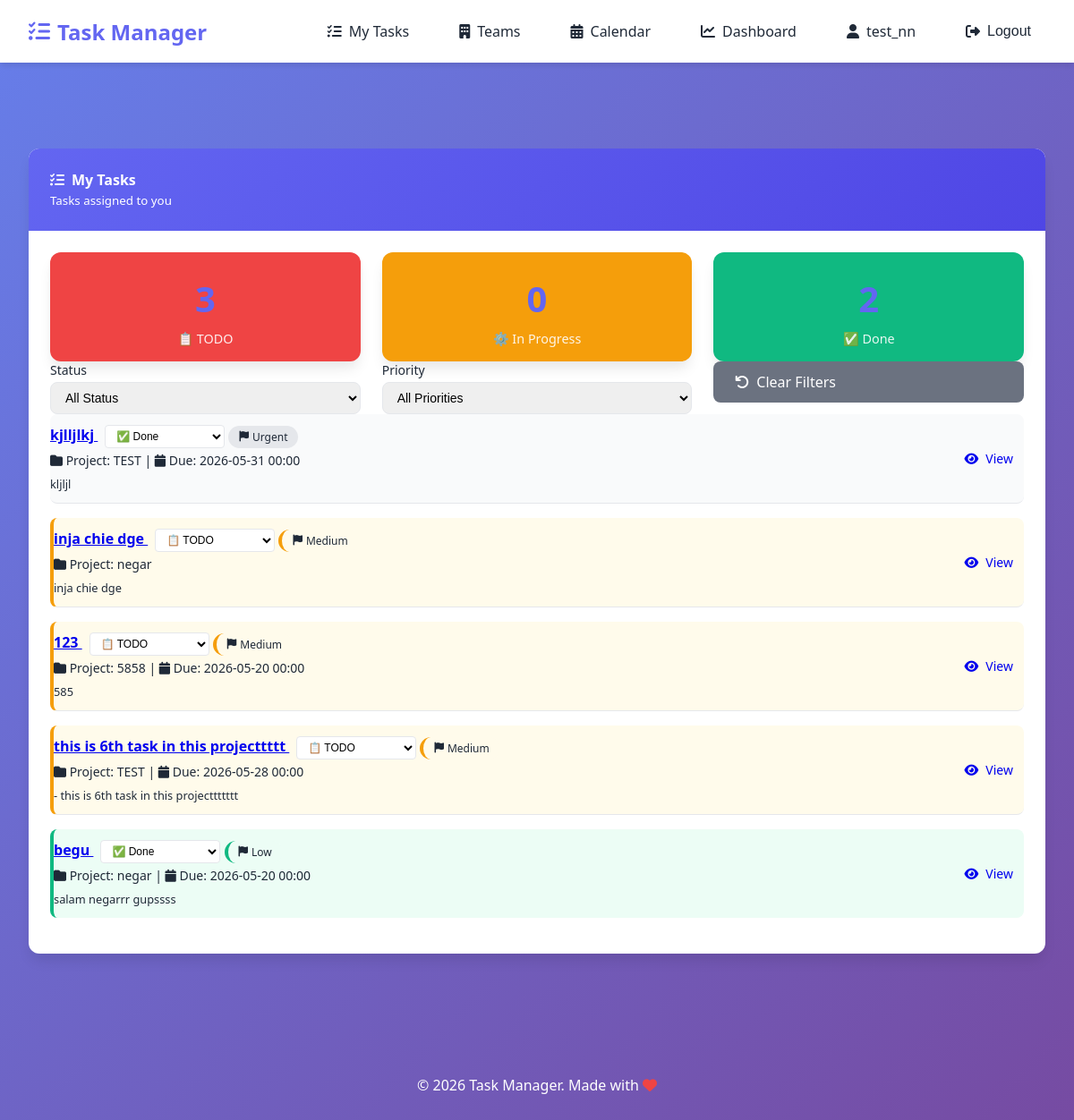
The app's page /my-tasks/ (signed in) with its own data.
### tasks/models.py (models this page shows, shortened)
class Task(models.Model):
    class Status(models.TextChoices):
        TODO = 'TODO', 'To Do'
        IN_PROGRESS = 'IN_PROGRESS', 'In Progress'
        DONE = 'DONE', 'Done'
    class Priority(models.TextChoices):
        LOW = 'LOW', 'Low'
        MEDIUM = 'MEDIUM', 'Medium'
        HIGH = 'HIGH', 'High'
        URGENT = 'URGENT', 'Urgent'
    title = models.CharField(max_length=200, verbose_name="Task Title")
    description = models.TextField(verbose_name="Description", blank=True)
    project = models.ForeignKey(
        Project,
        on_delete=models.CASCADE,
        related_name='tasks',
        verbose_name="Related Project"
    )
    assigned_to = models.ForeignKey(
        User,
        on_delete=models.SET_NULL,
        null=True,
        blank=True,
        related_name='assigned_tasks',
        verbose_name="Assigned To"
    )
    created_by = models.ForeignKey(
        User,
        on_delete=models.CASCADE,
        related_name='created_tasks',
        verbose_name="Created By"
    )
    status = models.CharField(
        max_length=20,
        choices=Status.choices,
        default=Status.TODO,
        verbose_name="Status"
    )
    priority = models.CharField(
        max_length=20,
        choices=Priority.choices,
        default=Priority.MEDIUM,
        verbose_name="Priority"
    )
    deadline = models.DateTimeField(
        null=True,
        blank=True,
        verbose_name="Deadline"
    )
    created_at = models.DateTimeField(auto_now_add=True, verbose_name="Created At")
    updated_at = models.DateTimeField(auto_now=True, verbose_name="Last Updated")
    points_awarded = models.BooleanField(default=False)
    depends_on = models.ManyToManyField('self', symmetrical=False, blank=True, related_name='blocked_tasks')
    class Meta:
        verbose_name = "Task"
        verbose_name_plural = "Tasks"
        ordering = ['-priority', 'deadline']

class Project(models.Model):
    title = models.CharField(max_length=200, verbose_name="Project Title")
    description = models.TextField(verbose_name="Description", blank=True)
    created_by = models.ForeignKey(
        User,
        on_delete=models.CASCADE,
        related_name='projects_created',
        verbose_name="Created By"
    )
    members = models.ManyToManyField(
        User,
        related_name='projects',
        blank=True,
        verbose_name="Team Members"
    )
    team = models.ForeignKey('Team', on_delete=models.SET_NULL, null=True, blank=True, related_name='projects')
    created_at = models.DateTimeField(auto_now_add=True, verbose_name="Created At")
    updated_at = models.DateTimeField(auto_now=True, verbose_name="Last Updated")
    graph_node_positions = models.JSONField(default=dict, blank=True)
    class Meta:
        verbose_name = "Project"
        verbose_name_plural = "Projects"
        ordering = ['-created_at']

### tasks/views.py (the view)
# urls.py: path('my-tasks/', views.my_tasks, name='my_tasks'),
@login_required
def my_tasks(request):
    status_filter = request.GET.get('status', '')
    priority_filter = request.GET.get('priority', '')
    tasks_list = Task.objects.filter(assigned_to=request.user).select_related('project', 'created_by')
    if status_filter:
        tasks_list = tasks_list.filter(status=status_filter)
    if priority_filter:
        tasks_list = tasks_list.filter(priority=priority_filter)
    paginator = Paginator(tasks_list, 10)
    page_number = request.GET.get('page')
    tasks = paginator.get_page(page_number)
    todo_count = Task.objects.filter(assigned_to=request.user, status=Task.Status.TODO).count()
    in_progress_count = Task.objects.filter(assigned_to=request.user, status=Task.Status.IN_PROGRESS).count()
    done_count = Task.objects.filter(assigned_to=request.user, status=Task.Status.DONE).count()
    context = {
        'tasks': tasks,
        'todo_count': todo_count,
        'in_progress_count': in_progress_count,
        'done_count': done_count,
        'status_filter': status_filter,
        'priority_filter': priority_filter,
    }
    return render(request, 'tasks/my_tasks.html', context)

### templates/tasks/my_tasks.html (shortened to what this page needs)
{% extends 'base.html' %}
{% load static %}
{% block content %}
<div class="card">
    <div class="card-header" style="background: linear-gradient(135deg, #6366f1, #4f46e5); color: white;">
        <h4><i class="fas fa-tasks"></i> My Tasks</h4>
        <small>Tasks assigned to you</small>
    </div>
    <div class="card-body">
        <div class="row mb-4">
            <div class="col-md-4">
                <div class="stat-card" style="background: #ef4444; color: white; text-align: center; padding: 1rem;">
                    <div class="stat-number">{{ todo_count }}</div>
                    <div class="stat-label">📋 TODO</div>
                </div>
            </div>
            <div class="col-md-4">
                <div class="stat-card" style="background: #f59e0b; color: white; text-align: center; padding: 1rem;">
                    <div class="stat-number">{{ in_progress_count }}</div>
                    <div class="stat-label">⚙️ In Progress</div>
                </div>
            </div>
            <div class="col-md-4">
                <div class="stat-card" style="background: #10b981; color: white; text-align: center; padding: 1rem;">
                    <div class="stat-number">{{ done_count }}</div>
                    <div class="stat-label">✅ Done</div>
                </div>
            </div>
        </div>
        <div class="filter-section mb-4">
            <form method="get" class="filter-form">
                <div class="row">
                    <div class="col-md-4">
                        <label class="form-label">Status</label>
                        <select name="status" class="form-control" onchange="this.form.submit()">
                            <option value="">All Status</option>
                        </select>
                    </div>
                    <div class="col-md-4">
                        <label class="form-label">Priority</label>
                        <select name="priority" class="form-control" onchange="this.form.submit()">
                            <option value="">All Priorities</option>
                        </select>
                    </div>
                    <div class="col-md-4 d-flex align-items-end">
                        <a href="{% url 'tasks:my_tasks' %}" class="btn btn-secondary w-100">
                            <i class="fas fa-undo"></i> Clear Filters
                        </a>
                    </div>
                </div>
            </form>
        </div>
        {% if tasks %}
            {% for task in tasks %}
                <div class="task-item priority-{{ task.priority|lower }}" style="margin-bottom: 1rem;">
                    <div style="flex: 1;">
                        <div>
                            <strong>
                                <a href="{% url 'tasks:project_detail' task.project.pk %}">
                                    {{ task.title }}
                                </a>
                            </strong>
                            <form method="post" action="{% url 'tasks:task_toggle_status' task.pk %}" style="display: inline-block; margin-left: 0.5rem;">
                                <select name="status" class="form-select-sm" onchange="this.form.submit()">
                                    <option value="TODO" {% if task.status == 'TODO' %}selected{% endif %}>📋 TODO</option>
                                    <option value="DONE" {% if task.status == 'DONE' %}selected{% endif %}>✅ Done</option>
                                </select>
                            </form>
                            <span class="badge priority-{{ task.priority|lower }}">
                                <i class="fas fa-flag"></i> {{ task.get_priority_display }}
                            </span>
                        </div>
                        <div class="text-muted" style="font-size: 0.875rem; margin-top: 0.25rem;">
                            <i class="fas fa-folder"></i> Project: {{ task.project.title }}
                            {% if task.deadline %}
                                | <i class="fas fa-calendar"></i> Due: {{ task.deadline|date:"Y-m-d H:i" }}
                            {% endif %}
                        </div>
                        {% if task.description %}
                            <div class="text-muted" style="margin-top: 0.5rem; font-size: 0.8rem;">
                                {{ task.description|truncatewords:15 }}
                            </div>
                        {% endif %}
                    </div>
                    <div>
                        <a href="{% url 'tasks:project_detail' task.project.pk %}#task-{{ task.pk }}" class="btn btn-info btn-sm">
                            <i class="fas fa-eye"></i> View
                        </a>
                    </div>
                </div>
            {% endfor %}
        {% else %}
            <div class="text-center" style="padding: 3rem;">
                <i class="fas fa-check-circle" style="font-size: 3rem; color: var(--gray);"></i>
                <h3 style="margin-top: 1rem;">No tasks assigned to you</h3>
                <p>When someone assigns a task to you, it will appear here.</p>
            </div>
        {% endif %}
    </div>
</div>
{% endblock %}

### templates/base.html (shortened to what this page needs)
{% load static %}
<!DOCTYPE html>
<html lang="en">
<head>
    <link rel="stylesheet" href="https://cdnjs.cloudflare.com/ajax/libs/font-awesome/6.5.1/css/all.min.css">
    <link rel="stylesheet" href="{% static 'css/style.css' %}">
</head>
<body>
    <nav class="navbar">
        <div class="navbar-container">
            <a class="navbar-brand" href="/">
                <i class="fas fa-tasks"></i>
                Task Manager
            </a>
            <div class="navbar-menu">
                {% if user.is_authenticated %}
                    <a class="nav-link" href="{% url 'tasks:my_tasks' %}">
                        <i class="fas fa-list-check"></i>
                        My Tasks
                    </a>
                    <a class="nav-link" href="{% url 'tasks:team_list' %}">
                        <i class="fas fa-building"></i>
                        Teams
                    </a>
                    <a class="nav-link" href="{% url 'tasks:calendar' %}">
                        <i class="fas fa-calendar-alt"></i>
                        Calendar
                    </a>
                    <a class="nav-link" href="{% url 'tasks:dashboard' %}">
                        <i class="fas fa-chart-line"></i>
                        Dashboard
                    </a>
                    <a class="nav-link" href="{% url 'accounts:profile' user.id %}">
                        <i class="fas fa-user"></i>
                        {{ user.username }}
                    </a>
                    <form method="post" action="{% url 'accounts:logout' %}" style="display: inline;">
                        <button type="submit" class="nav-link btn-logout">
                            <i class="fas fa-sign-out-alt"></i>
                            Logout
                        </button>
                    </form>
                {% endif %}
            </div>
        </div>
    </nav>
    <div class="container">
    </div>
    <main class="container">
        {% block content %}
        {% endblock %}
    </main>
    <footer class="footer">
        <p>&copy; 2026 Task Manager. Made with <i class="fas fa-heart" style="color: #ef4444;"></i></p>
    </footer>
</body>
</html>

### templates/tasks/my_tasks.html (style rules this page uses)
.stat-card { border-radius: 12px; transition: all 0.3s ease; }

### records on screen
Task: title "kjlljlkj", status "✅ Done", priority "Urgent", project "TEST", deadline "2026-05-31 00:00", description "kljljl"
Task: title "inja chie dge", status "📋 TODO", priority "Medium", project "negar", description "inja chie dge"
Task: title "123", status "📋 TODO", priority "Medium", project "5858", deadline "2026-05-20 00:00", description "585"
Task: title "this is 6th task in this projecttttt", status "📋 TODO", priority "Medium", project "TEST", deadline "2026-05-28 00:00", description "- this is 6th task in this projecttttttt"
Task: title "begu", status "✅ Done", priority "Low", project "negar", deadline "2026-05-20 00:00", description "salam negarrr gupssss"

### other values on screen
{{ user.username }} "test_nn"
{{ in_progress_count }} "0"
